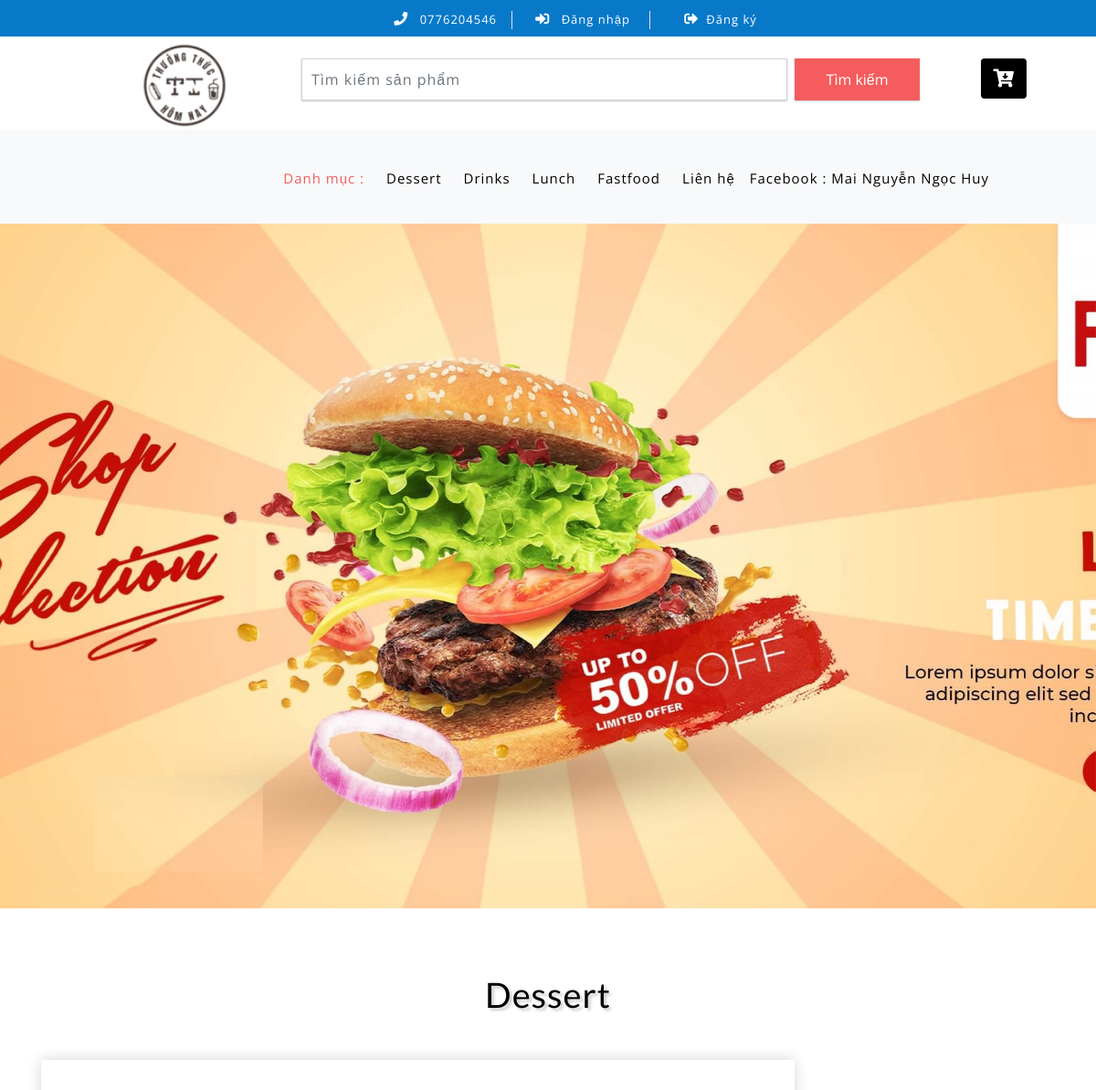
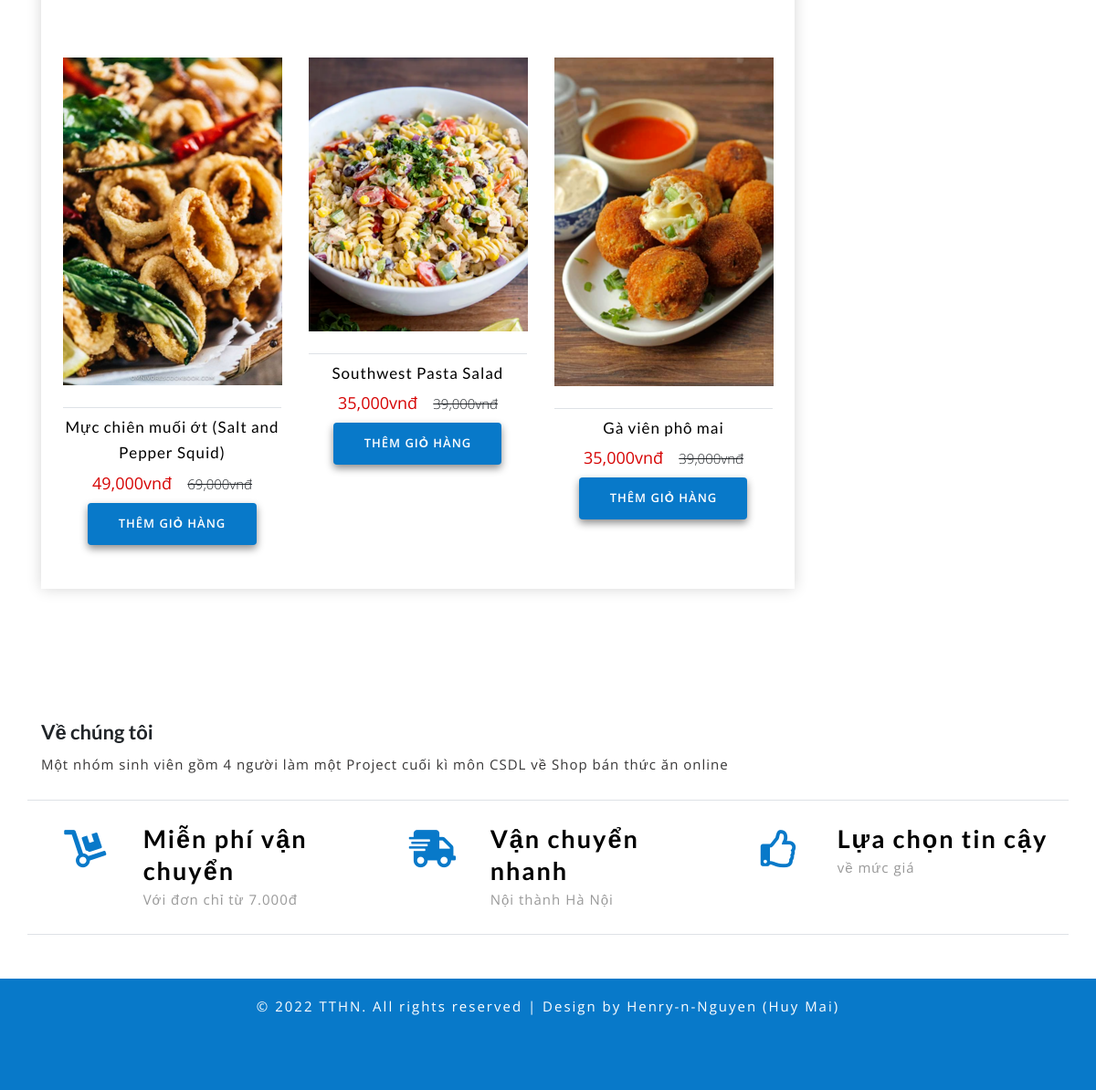
Screenshot of /?quanly=danhmuc&id=4 with the database file from the repository (2 pictures, top to bottom).
### tables this page shows
CREATE TABLE `tbl_category` (
  `category_id` int(11) NOT NULL,
  `category_name` varchar(50) NOT NULL
);

CREATE TABLE `tbl_slider` (
  `slider_id` int(11) NOT NULL,
  `slider_image` varchar(100) NOT NULL,
  `slider_caption` text NOT NULL,
  `slider_active` int(11) NOT NULL DEFAULT 1
);

CREATE TABLE `tbl_sanpham` (
  `sanpham_id` int(11) NOT NULL,
  `category_id` int(11) NOT NULL,
  `sanpham_name` varchar(255) NOT NULL,
  `sanpham_chitiet` text NOT NULL,
  `sanpham_mota` text NOT NULL,
  `sanpham_gia` varchar(100) NOT NULL,
  `sanpham_giakhuyenmai` varchar(100) NOT NULL,
  `sanpham_active` int(11) NOT NULL,
  `sanpham_hot` int(11) NOT NULL,
  `sanpham_soluong` int(11) NOT NULL,
  `sanpham_image` varchar(50) NOT NULL
);

### include/danhmuc.php (the view, shortened to what this page needs)
<?php
	if(isset($_GET['id'])){
		$id = $_GET['id'];
	}else{
		$id = '';
	}
	$sql_cate = mysqli_query($con,"SELECT * FROM tbl_category,tbl_sanpham WHERE tbl_category.category_id=tbl_sanpham.category_id AND tbl_sanpham.category_id='$id' ORDER BY tbl_sanpham.sanpham_id DESC");
	$sql_category = mysqli_query($con,"SELECT * FROM tbl_category,tbl_sanpham WHERE tbl_category.category_id=tbl_sanpham.category_id AND tbl_sanpham.category_id='$id' ORDER BY tbl_sanpham.sanpham_id DESC");
	$row_title = mysqli_fetch_array($sql_category);
	$title = $row_title['category_name'];
	?>
	<div class="ads-grid py-sm-5 py-4">
		<div class="container py-xl-4 py-lg-2">
			<h3 class="tittle-w3l text-center mb-lg-5 mb-sm-4 mb-3"><?php echo $title ?></h3>
			<div class="row">
				<div class="agileinfo-ads-display col-lg-9">
					<div class="wrapper">
						<div class="product-sec1 px-sm-4 px-3 py-sm-5  py-3 mb-4">
							<div class="row">
								<?php
								while($row_sanpham = mysqli_fetch_array($sql_cate)){
								?>
								<div class="col-md-4 product-men mt-5">
									<div class="men-pro-item simpleCart_shelfItem">
										<div class="men-thumb-item text-center">
											<img src="images/<?php echo $row_sanpham['sanpham_image'] ?>" alt="">
										</div>
										<div class="item-info-product text-center border-top mt-4">
											<h4 class="pt-1">
												<a href="?quanly=chitietsp&id=<?php echo $row_sanpham['sanpham_id'] ?>"><?php echo $row_sanpham['sanpham_name'] ?></a>
											</h4>
											<div class="info-product-price my-2">
												<span class="item_price"><?php echo number_format($row_sanpham['sanpham_giakhuyenmai']).'vnđ' ?></span>
												<del><?php echo number_format($row_sanpham['sanpham_gia']).'vnđ' ?></del>
											</div>
											<div class="snipcart-details top_brand_home_details item_add single-item hvr-outline-out">
												<form action="?quanly=giohang" method="post">
												<fieldset>
													<input type="submit" name="themgiohang" value="Thêm giỏ hàng" class="button" />
												</fieldset>
											</form>
											</div>
										</div>
									</div>
								</div>
								<?php
								}
								?>
							</div>
						</div>
					</div>
				</div>
			</div>
		</div>
	</div>

### include/menu.php (shortened to what this page needs)
<div class="navbar-inner">
		<div class="container">
			<nav class="navbar navbar-expand-lg navbar-light bg-light" style="height: 100px">
				<div class="collapse navbar-collapse" id="navbarSupportedContent">
					<ul class="navbar-nav ml-auto text-center mr-xl-5">
						<li class="nav-item active mr-lg-2 mb-lg-0 mb-2">
							<a class="nav-link" href="">Danh mục :
							</a>
						</li>
						<?php
							$sql_category_danhmuc = mysqli_query($con,'SELECT * FROM tbl_category ORDER BY category_id DESC');
							while($row_category_danhmuc = mysqli_fetch_array($sql_category_danhmuc)){
						?>
						<li class="nav-item  mr-lg-2 mb-lg-0 mb-2">
							<a class="nav-link " href="?quanly=danhmuc&id=<?php echo $row_category_danhmuc['category_id'] ?>" role="button"  aria-haspopup="true" aria-expanded="false">
								<?php echo $row_category_danhmuc['category_name'] ?>
							</a>
						</li>
						<?php
						}
						?>
						<li class="nav-item">
							<a class="nav-link" href="contact.php">Liên hệ</a>
						</li>
						<li class="nav-item">
							<a class="nav-link" href="https://www.facebook.com/profile.php?id=100023627074663">Facebook : Mai Nguyễn Ngọc Huy</a>
						</li>
					</ul>
				</div>
			</nav>
		</div>
	</div>

### include/slider.php
<div id="carouselExampleIndicators" class="carousel slide" data-ride="carousel">
	<div class="carousel-inner">
		<?php
		$sql_slider = mysqli_query($con,"SELECT * FROM tbl_slider WHERE slider_active='1' ORDER BY slider_id");
		while($row_slider = mysqli_fetch_array($sql_slider)){
		?>
		<div class="carousel-item item active" style="background: url(./images/<?php echo $row_slider['slider_image'] ?>) no-repeat center; background-size: cover; height: 750px;">
		</div>
		<?php
		}
		?>
	</div>
</div>

### css/style.css (style rules this page uses)
html, body { margin: 0; font-size: 100%; background: #fff; font-family: 'Open Sans', sans-serif; }
body a { text-decoration: none; transition: 0.5s all; -webkit-transition: 0.5s all; -moz-transition: 0.5s all; -o-transition: 0.5s all; -ms-transition: 0.5s all; }
a { transition: 0.5s all; -webkit-transition: 0.5s all; -moz-transition: 0.5s all; -o-transition: 0.5s all; -ms-transition: 0.5s all; }
input[type="button"], input[type="submit"] { transition: 0.5s all; -webkit-transition: 0.5s all; -moz-transition: 0.5s all; -o-transition: 0.5s all; -ms-transition: 0.5s all; }
h1, h2, h3, h4, h5, h6 { margin: 0; font-family: 'Lato', sans-serif; }
ul { margin: 0; padding: 0; }
.navbar-inner { background: #f8f9fa; box-shadow: 0px 2px 6px 1px rgba(0, 0, 0, 0.13); }
.navbar-light .navbar-nav .nav-link { letter-spacing: 1px; font-size: 15px; color: #000; }
.navbar-light .navbar-nav .show>.nav-link, .navbar-light .navbar-nav .active>.nav-link, .navbar-light .navbar-nav .nav-link.show, .navbar-light .navbar-nav .nav-link.active { color: #F45C5D; }
h3.tittle-w3l { color: #000; font-size: 38px; letter-spacing: 1px; text-shadow: 3px 3px 3px rgba(0, 0, 0, 0.19); }
.snipcart-details { width: 77%; margin: 0 auto; }
.snipcart-details input.button { font-size: 13px; color: #fff; background: #0879c9; text-decoration: none; border: none; border-radius: 0; width: 100%; text-transform: uppercase; padding: 13px; outline: none; letter-spacing: 1px; box-shadow: 0px 4px 8px 0px rgba(0, 0, 0, 0.45); font-weight: 600; cursor: pointer; border-radius: 4px; transition: 0.5s all; -webkit-transition: 0.5s all; -moz-transition: 0.5s all; -o-transition: 0.5s all; -ms-transition: 0.5s all; }
.men-pro-item { position: relative; }
.men-thumb-item { position: relative; }
.product-sec1 { box-shadow: 0px 0px 15px 0px #D6D6D6; }
.item-info-product h4 a { color: #000; font-size: 17px; letter-spacing: 1px; }
span.item_price { font-size: 18px; color: #d60404; }
.info-product-price del { font-weight: 300; margin-left: 13px; font-size: 15px; }

### rows the page displays
tbl_category: category_name "Dessert"
tbl_category: category_name "Drinks"
tbl_category: category_name "Lunch"
tbl_category: category_name "Fastfood"
tbl_slider: slider_image (picture)
tbl_sanpham: sanpham_image (picture), sanpham_name "Mực chiên muối ớt (Salt and Pepper Squid)", sanpham_giakhuyenmai "49,000", sanpham_gia "69,000"
tbl_sanpham: sanpham_image (picture), sanpham_name "Southwest Pasta Salad", sanpham_giakhuyenmai "35,000", sanpham_gia "39,000"
tbl_sanpham: sanpham_image (picture), sanpham_name "Gà viên phô mai", sanpham_giakhuyenmai "35,000", sanpham_gia "39,000"
